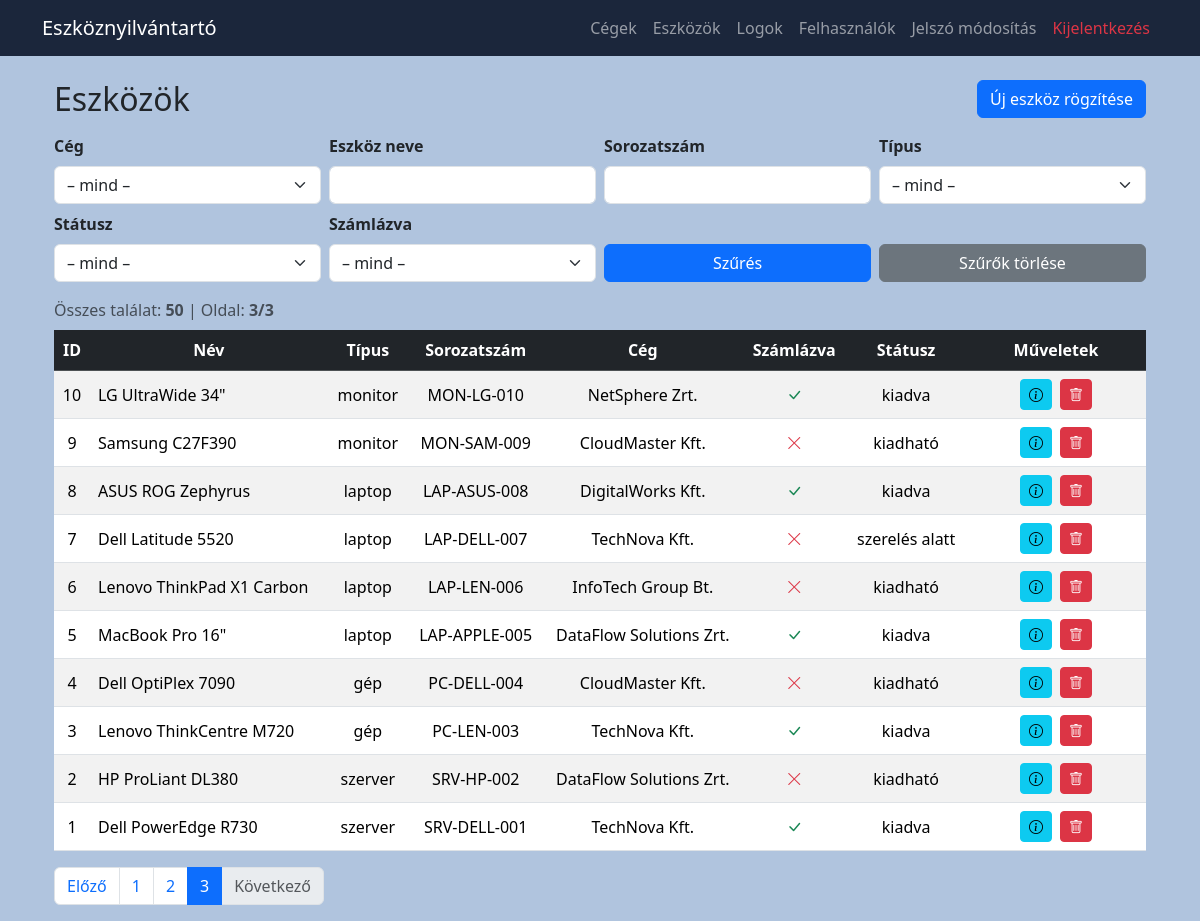
Page /inventory/public/index.php?page=/devices&p=3 (signed in) on the committed database.
### tables this page shows
CREATE TABLE `devices` (
  `id` int(11) NOT NULL,
  `device_name` varchar(100) NOT NULL,
  `device_type` enum('szerver','gép','laptop','monitor','nyomtató','telefon','switch','router') NOT NULL,
  `serial_number` varchar(100) NOT NULL,
  `company_id` int(11) DEFAULT NULL,
  `status` enum('kiadható','kiadva','szerelés alatt','selejtezett') DEFAULT 'kiadható',
  `is_invoiced` tinyint(1) DEFAULT 0,
  `description` text DEFAULT NULL,
  `created_at` timestamp NOT NULL DEFAULT current_timestamp(),
  `updated_at` timestamp NOT NULL DEFAULT current_timestamp() ON UPDATE current_timestamp()
);

CREATE TABLE `companies` (
  `id` int(11) NOT NULL,
  `name` varchar(100) NOT NULL,
  `address` varchar(255) DEFAULT NULL,
  `city` varchar(100) DEFAULT NULL,
  `contact_person` varchar(100) DEFAULT NULL,
  `contact_email` varchar(100) DEFAULT NULL,
  `contact_phone` varchar(50) DEFAULT NULL,
  `created_at` timestamp NOT NULL DEFAULT current_timestamp()
);

### inventory/app/controllers/BaseController.php (called while the page is built, shortened)
<?php
class BaseController {
    protected function render(string $view, array $data = []) {
        include __DIR__ . "/../views/layout.php";
    }
}

### inventory/app/controllers/DeviceController.php (called while the page is built, shortened)
<?php
class DeviceController extends BaseController {
    public function index() {
        $filters = [
            'company_id'    => $_GET['company_id']    ?? '',
            'device_name'   => $_GET['device_name']   ?? '',
            'serial_number' => $_GET['serial_number'] ?? '',
            'device_type'   => $_GET['device_type']   ?? '',
            'status'        => $_GET['status']        ?? '',
            'is_invoiced'   => $_GET['is_invoiced']   ?? ''
        ];
        $perPage = 20;
        $pageNum = max(1, (int)($_GET['p'] ?? 1));
        $offset  = ($pageNum - 1) * $perPage;
        $devices   = Device::search($filters, $perPage, $offset);
        $total     = Device::count($filters);
        $pages     = (int)ceil(max(1, $total) / $perPage);
        $companies = Company::getAll();
        $qs = array_filter([
            'page'          => '/devices',
            'company_id'    => $filters['company_id'],
            'device_name'   => $filters['device_name'],
            'serial_number' => $filters['serial_number'],
            'device_type'   => $filters['device_type'],
            'status'        => $filters['status'],
            'is_invoiced'   => $filters['is_invoiced'],
        ], fn($v) => $v !== '' && $v !== null);
        $baseQS = http_build_query($qs);
        $this->render("devices/index", [
            "devices"   => $devices,
            "companies" => $companies,
            "filters"   => $filters,
            "pageNum"   => $pageNum,
            "pages"     => $pages,
            "total"     => $total,
            "baseQS"    => $baseQS
        ]);
    }
}

### inventory/app/core/Router.php (called while the page is built, shortened)
<?php
class Router
{
    private array $routes = [
        'GET'  => [],
        'POST' => [],
    ];
    public function get(string $path, string $controller, string $action): void
    {
        $this->routes['GET'][$this->normalize($path)] = [$controller, $action];
    }
    public function post(string $path, string $controller, string $action): void
    {
        $this->routes['POST'][$this->normalize($path)] = [$controller, $action];
    }
    public function dispatch(): void
    {
        $method = $_SERVER['REQUEST_METHOD'] ?? 'GET';
        $path   = $this->normalize($_GET['page'] ?? '/');
        [$controllerName, $action] = $this->routes[$method][$path];
        $controller = new $controllerName();
        $controller->$action();
    }
    private function normalize(string $path): string
    {
        $p = parse_url($path, PHP_URL_PATH) ?? '/';
        $p = '/' . ltrim(trim($p), '/');
        return $p === '' ? '/' : $p;
    }
}

### inventory/public/index.php (called while the page is built, shortened)
<?php
require_once APP_PATH . '/core/Router.php';
require_once APP_PATH . '/core/Database.php';
spl_autoload_register(function($class){
  foreach (['controllers','models','core'] as $d) {
    $f = APP_PATH . "/$d/$class.php";
    if (is_file($f)) { require_once $f; return; }
  }
});
$router = new Router();
$router->get('/', 'DashboardController', 'index');
$router->get('/login', 'AuthController', 'loginForm');
$router->post('/login', 'AuthController', 'doLogin');
$router->get('/logout', 'AuthController', 'logout');
$router->get('/devices', 'DeviceController', 'index');
$router->post('/devices/create', 'DeviceController', 'create');
$router->post('/devices/update', 'DeviceController', 'update');
$router->get('/devices/delete', 'DeviceController', 'delete');
$router->get('/companies', 'CompanyController', 'index');
$router->post('/companies/create', 'CompanyController', 'create');
$router->post('/companies/update', 'CompanyController', 'update');
$router->get('/companies/delete', 'CompanyController', 'delete');
$router->get('/users', 'UserController', 'index');
$router->get('/users/create', 'UserController', 'createForm');
$router->post('/users/create', 'UserController', 'create');
$router->get('/users/edit', 'UserController', 'editForm');
$router->post('/users/update', 'UserController', 'update');
$router->get('/users/delete', 'UserController', 'delete');
$router->get('/users/change-password', 'UserController', 'changePasswordForm');
$router->post('/users/change-password', 'UserController', 'changePassword');
$router->get('/logs', 'LogController', 'index');
$router->dispatch();

### inventory/app/models/Device.php (called while the page is built, shortened)
<?php
class Device
{
    public static function search(array $filters, int $limit = 20, int $offset = 0): array {
        [$whereSql, $params] = self::buildWhere($filters);
        $sql = "
            SELECT d.*, c.name AS company_name
            FROM devices d
            LEFT JOIN companies c ON d.company_id = c.id
            $whereSql
            ORDER BY d.id DESC
            LIMIT :limit OFFSET :offset
        ";
        $stmt = Database::connect()->prepare($sql);
        $stmt->bindValue(':limit', $limit, PDO::PARAM_INT);
        $stmt->bindValue(':offset', $offset, PDO::PARAM_INT);
        $stmt->execute();
        return $stmt->fetchAll();
    }
    public static function count(array $filters): int {
        [$whereSql, $params] = self::buildWhere($filters);
        $sql = "
            SELECT COUNT(*) AS cnt
            FROM devices d
            LEFT JOIN companies c ON d.company_id = c.id
            $whereSql
        ";
        $stmt = Database::connect()->prepare($sql);
        $stmt->execute();
        $row = $stmt->fetch();
        return (int)($row['cnt'] ?? 0);
    }
    private static function buildWhere(array $filters): array {
        $w = [];
        $p = [];
        $whereSql = count($w) ? ('WHERE ' . implode(' AND ', $w)) : '';
        return [$whereSql, $p];
    }
}

### inventory/app/core/Database.php (called while the page is built, shortened)
<?php
class Database {
    private static $pdo = null;
    public static function connect(): PDO {
        if (self::$pdo) return self::$pdo;
        $cfg = require APP_PATH . '/config/database.php';
        try {
            self::$pdo = new PDO(
                $cfg['dsn'],
                $cfg['user'],
                $cfg['password'],
                [
                    PDO::ATTR_ERRMODE => PDO::ERRMODE_EXCEPTION,
                    PDO::ATTR_DEFAULT_FETCH_MODE => PDO::FETCH_ASSOC,
                    PDO::ATTR_EMULATE_PREPARES => false,
                    PDO::MYSQL_ATTR_INIT_COMMAND => "SET NAMES utf8mb4 COLLATE utf8mb4_hungarian_ci"
                ]
            );
        } catch (PDOException $e) {
            throw new RuntimeException('Nem sikerült csatlakozni az adatbázishoz.');
        }
        return self::$pdo;
    }
}

### inventory/app/config/database.php (called while the page is built)
<?php
return [
    'dsn' => 'mysql:host=localhost;dbname=inventory;charset=utf8mb4',
    'user' => 'inventory_admin',
    'password' => 'Qq6JMtIMrmlstxSO',
];

### inventory/app/views/devices/index.php (the view, shortened to what this page needs)
<?php $h = fn($v) => htmlspecialchars((string)($v ?? ''), ENT_QUOTES, 'UTF-8'); ?>
<div class="container mt-4">
    <div class="d-flex justify-content-between align-items-center mb-3">
        <h2 class="m-0">Eszközök</h2>
        <button class="btn btn-primary" data-bs-toggle="modal" data-bs-target="#createModal">
            Új eszköz rögzítése
        </button>
    </div>
    <form class="row g-2 mb-3" method="get">
        <div class="col-md-3">
            <label class="form-label"><b>Cég</b></label>
            <select name="company_id" class="form-select">
                <option value="">– mind –</option>
            </select>
        </div>
        <div class="col-md-3">
            <label class="form-label"><b>Eszköz neve</b></label>
            <input type="text" name="device_name" class="form-control" value="<?= $h($filters['device_name']) ?>">
        </div>
        <div class="col-md-3">
            <label class="form-label"><b>Sorozatszám</b></label>
            <input type="text" name="serial_number" class="form-control" value="<?= $h($filters['serial_number']) ?>">
        </div>
        <div class="col-md-3">
            <label class="form-label"><b>Típus</b></label>
            <select name="device_type" class="form-select">
                <option value="">– mind –</option>
            </select>
        </div>
        <div class="col-md-3">
            <label class="form-label"><b>Státusz</b></label>
            <select name="status" class="form-select">
                <option value="">– mind –</option>
            </select>
        </div>
        <div class="col-md-3">
            <label class="form-label"><b>Számlázva</b></label>
            <select name="is_invoiced" class="form-select">
                <option value="">– mind –</option>
            </select>
        </div>
        <div class="col-md-3 d-flex align-items-end">
            <button class="btn btn-primary w-100">Szűrés</button>
        </div>
        <div class="col-md-3 d-flex align-items-end">
            <a class="btn btn-secondary w-100" href="?page=/devices">Szűrők törlése</a>
        </div>
    </form>
    <div class="mb-2 text-muted">
        Összes találat: <strong><?= (int)$total ?></strong> | Oldal:
        <strong><?= (int)$pageNum ?>/<?= (int)$pages ?></strong>
    </div>
    <table class="table table-striped table-hover text-center align-middle">
        <thead class="table-dark">
            <tr>
                <th>ID</th>
                <th>Név</th>
                <th>Típus</th>
                <th>Sorozatszám</th>
                <th>Cég</th>
                <th>Számlázva</th>
                <th>Státusz</th>
                <th style="width:180px;">Műveletek</th>
            </tr>
        </thead>
        <tbody>
            <?php foreach ($devices as $d): ?>
            <tr>
                <td><?= (int)$d['id'] ?></td>
                <td class="text-start"><?= $h($d['device_name']) ?></td>
                <td><?= $h($d['device_type']) ?></td>
                <td><?= $h($d['serial_number']) ?></td>
                <td><?= $h($d['company_name'] ?? '-') ?></td>
                <td>
                    <?php if (!empty($d['is_invoiced'])): ?>
                    <i class="bi bi-check-lg text-success" title="Számlázva"></i>
                    <?php else: ?>
                    <i class="bi bi-x-lg text-danger" title="Nincs számlázva"></i>
                    <?php endif; ?>
                </td>
                <td><?= $h($d['status']) ?></td>
                <td>
                    <button class="btn btn-info btn-sm me-1" title="Részletek" data-bs-toggle="modal"
                        data-bs-target="#viewModal<?= (int)$d['id'] ?>">
                        <i class="bi bi-info-circle"></i>
                    </button>
                    <a href="?page=/devices/delete&id=<?= (int)$d['id'] ?>" class="btn btn-danger btn-sm" title="Törlés"
                        onclick="return confirm('Biztosan törlöd?')">
                        <i class="bi bi-trash"></i>
                    </a>
                </td>
            </tr>
            <?php endforeach; ?>
        </tbody>
    </table>
    <nav aria-label="Oldalak">
        <ul class="pagination">
            <?php
        $makeLink = function($p) use ($baseQS) {
          $qs = $baseQS ? ($baseQS . '&p=' . $p) : ('page=/devices&p=' . $p);
          return '?'.$qs;
        };
      ?>
            <li class="page-item <?= $pageNum<=1?'disabled':'' ?>">
                <a class="page-link" href="<?= $makeLink(max(1,$pageNum-1)) ?>">Előző</a>
            </li>
            <?php for ($i=1; $i<=$pages; $i++): ?>
            <li class="page-item <?= $i==$pageNum?'active':'' ?>">
                <a class="page-link" href="<?= $makeLink($i) ?>"><?= $i ?></a>
            </li>
            <?php endfor; ?>
            <li class="page-item <?= $pageNum>=$pages?'disabled':'' ?>">
                <a class="page-link" href="<?= $makeLink(min($pages,$pageNum+1)) ?>">Következő</a>
            </li>
        </ul>
    </nav>
</div>

### rows in the picture
devices: id "10", device_name "LG UltraWide 34\"", device_type "monitor", serial_number "MON-LG-010", company.name "NetSphere Zrt.", is_invoiced 1 (drawn), status "kiadva"
devices: id "9", device_name "Samsung C27F390", device_type "monitor", serial_number "MON-SAM-009", company.name "CloudMaster Kft.", is_invoiced 0 (drawn), status "kiadható"
devices: id "8", device_name "ASUS ROG Zephyrus", device_type "laptop", serial_number "LAP-ASUS-008", company.name "DigitalWorks Kft.", is_invoiced 1 (drawn), status "kiadva"
devices: id "7", device_name "Dell Latitude 5520", device_type "laptop", serial_number "LAP-DELL-007", company.name "TechNova Kft.", is_invoiced 0 (drawn), status "szerelés alatt"
devices: id "6", device_name "Lenovo ThinkPad X1 Carbon", device_type "laptop", serial_number "LAP-LEN-006", company.name "InfoTech Group Bt.", is_invoiced 0 (drawn), status "kiadható"
devices: id "5", device_name "MacBook Pro 16\"", device_type "laptop", serial_number "LAP-APPLE-005", company.name "DataFlow Solutions Zrt.", is_invoiced 1 (drawn), status "kiadva"
devices: id "4", device_name "Dell OptiPlex 7090", device_type "gép", serial_number "PC-DELL-004", company.name "CloudMaster Kft.", is_invoiced 0 (drawn), status "kiadható"
devices: id "3", device_name "Lenovo ThinkCentre M720", device_type "gép", serial_number "PC-LEN-003", company.name "TechNova Kft.", is_invoiced 1 (drawn), status "kiadva"
devices: id "2", device_name "HP ProLiant DL380", device_type "szerver", serial_number "SRV-HP-002", company.name "DataFlow Solutions Zrt.", is_invoiced 0 (drawn), status "kiadható"
devices: id "1", device_name "Dell PowerEdge R730", device_type "szerver", serial_number "SRV-DELL-001", company.name "TechNova Kft.", is_invoiced 1 (drawn), status "kiadva"

### other values in the picture
$total "50"
$pageNum "3"
$pages "3"
